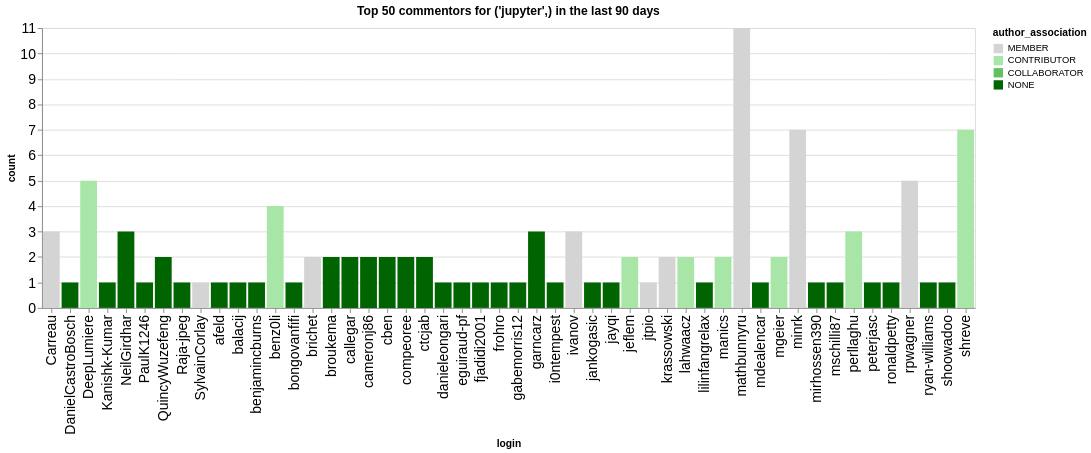

The notebook cell saved with this chart:
### Code cell
n_plot = 50
charts = []
for ii, (iorg, idata) in enumerate(commentors.groupby(['org'])):
    title = f"Top {n_plot} commentors for {iorg} in the last {n_days} days"
    idata = idata.groupby('login', as_index=False).agg({'count': 'sum', 'author_association': 'first'})
    idata = idata.sort_values('count', ascending=False).head(n_plot)
    ch = alt.Chart(data=idata.head(n_plot), title=title).mark_bar().encode(
        x='login',
        y='count',
        color=alt.Color('author_association', scale=alt.Scale(domain=author_types, range=author_colors))
    )
    charts.append(ch)
alt.hconcat(*charts)

### Figure 1 — Vega-Lite specification as saved in the notebook (floating-point values rounded to 4 significant figures)
{"config": {"axisLeft": {"labelFontSize": 15}, "axisBottom": {"labelFontSize": 15}}, "hconcat": [{"mark": {"type": "bar"}, "encoding": {"color": {"field": "author_association", "scale": {"domain": ["MEMBER", "CONTRIBUTOR", "COLLABORATOR", "NONE"], "range": ["rgb(211.82745098039214, 211.82745098039214, 211.82745098039214)", "rgb(166.98562091503268, 229.89803921568628, 166.98562091503268)", "rgb(96.37647058823529, 192.75294117647059, 96.37647058823529)", "rgb(0.0, 100.3921568627451, 0.0)"]}, "type": "nominal"}, "x": {"field": "login", "type": "nominal"}, "y": {"field": "count", "type": "quantitative"}}, "title": "Top 50 commentors for ('jupyter',) in the last 90 days"}], "data": {"name": "data-efd7447bc4832f10dc19f8774b5d275b"}, "$schema": "https://vega.github.io/schema/vega-lite/v5.20.1.json", "datasets": {"data-efd7447bc4832f10dc19f8774b5d275b": [{"login": "mathbunnyru", "count": 11, "author_association": "MEMBER"}, {"login": "minrk", "count": 7, "author_association": "MEMBER"}, {"login": "shreve", "count": 7, "author_association": "CONTRIBUTOR"}, {"login": "rpwagner", "count": 5, "author_association": "MEMBER"}, {"login": "DeepLumiere", "count": 5, "author_association": "CONTRIBUTOR"}, {"login": "benz0li", "count": 4, "author_association": "CONTRIBUTOR"}, {"login": "Carreau", "count": 3, "author_association": "MEMBER"}, {"login": "NeilGirdhar", "count": 3, "author_association": "NONE"}, {"login": "ivanov", "count": 3, "author_association": "MEMBER"}, {"login": "garncarz", "count": 3, "author_association": "NONE"}, {"login": "perllaghu", "count": 3, "author_association": "CONTRIBUTOR"}, {"login": "cben", "count": 2, "author_association": "NONE"}, {"login": "manics", "count": 2, "author_association": "CONTRIBUTOR"}, {"login": "lahwaacz", "count": 2, "author_association": "CONTRIBUTOR"}, {"login": "krassowski", "count": 2, "author_association": "MEMBER"}, {"login": "jeflem", "count": 2, "author_association": "CONTRIBUTOR"}, {"login": "cameronj86", "count": 2, "author_association": "NONE"}, {"login": "callegar", "count": 2, "author_association": "NONE"}, {"login": "compeoree", "count": 2, "author_association": "NONE"}, {"login": "broukema", "count": 2, "author_association": "NONE"}, {"login": "QuincyWuzefeng", "count": 2, "author_association": "NONE"}, {"login": "brichet", "count": 2, "author_association": "MEMBER"}, {"login": "ctcjab", "count": 2, "author_association": "NONE"}, {"login": "mgeier", "count": 2, "author_association": "CONTRIBUTOR"}, {"login": "eguiraud-pf", "count": 1, "author_association": "NONE"}, {"login": "Raja-jpeg", "count": 1, "author_association": "NONE"}, {"login": "danieleongari", "count": 1, "author_association": "NONE"}, {"login": "balacij", "count": 1, "author_association": "NONE"}, {"login": "afeld", "count": 1, "author_association": "NONE"}, {"login": "benjamincburns", "count": 1, "author_association": "NONE"}, {"login": "bongovanfifi", "count": 1, "author_association": "NONE"}, {"login": "Kanishk-Kumar", "count": 1, "author_association": "NONE"}, {"login": "DanielCastroBosch", "count": 1, "author_association": "NONE"}, {"login": "PaulK1246", "count": 1, "author_association": "NONE"}, {"login": "SylvainCorlay", "count": 1, "author_association": "MEMBER"}, {"login": "jayqi", "count": 1, "author_association": "NONE"}, {"login": "jankogasic", "count": 1, "author_association": "NONE"}, {"login": "i0ntempest", "count": 1, "author_association": "NONE"}, {"login": "frohro", "count": 1, "author_association": "NONE"}, {"login": "mdealencar", "count": 1, "author_association": "NONE"}, {"login": "lilinfangrelax", "count": 1, "author_association": "NONE"}, {"login": "jtpio", "count": 1, "author_association": "MEMBER"}, {"login": "fjadidi2001", "count": 1, "author_association": "NONE"}, {"login": "gabemorris12", "count": 1, "author_association": "NONE"}, {"login": "mschilli87", "count": 1, "author_association": "NONE"}, {"login": "peterjasc", "count": 1, "author_association": "NONE"}, {"login": "mirhossen390", "count": 1, "author_association": "NONE"}, {"login": "ronaldpetty", "count": 1, "author_association": "NONE"}, {"login": "ryan-williams", "count": 1, "author_association": "NONE"}, {"login": "shoowadoo", "count": 1, "author_association": "NONE"}]}}
